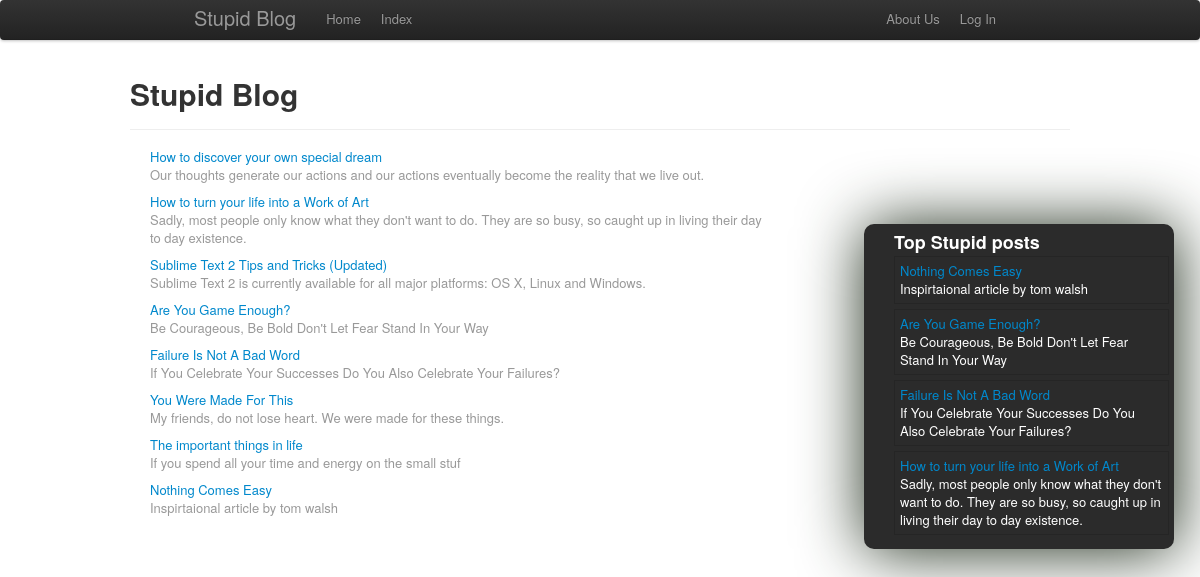
/categories.php, run on the app's committed database.
### tables this page shows
CREATE TABLE IF NOT EXISTS `blog_posts` (
  `id` int(11) NOT NULL AUTO_INCREMENT,
  `title` varchar(255) NOT NULL,
  `post` text NOT NULL,
  `date_posted` date NOT NULL,
  `category` varchar(255) NOT NULL,
  PRIMARY KEY (`id`)
);

### categories.php (the view)
<?php include_once 'assets/includes/_header.php';
	$query = mysql_query("SELECT id,title,category FROM blog_posts ORDER BY id DESC");
	while($row = mysql_fetch_assoc($query)){
		echo "<a href=\"show_blogpost.php?ID=".$row['id']."\">".$row['title']."</a><br>";
		echo "<p class='muted'>".$row['category']."</p>";
	}
	include_once 'assets/includes/_footer.php';
 ?>

### assets/includes/_sidebar.php
<div class="span4 pull-right sidebar">
	<ul class="top-posts">
		<h3>Top Stupid posts</h3>
		<?php
			$query = mysql_query("SELECT id,title,category FROM blog_posts ORDER BY RAND() DESC LIMIT 4") or error_message(mysql_error());
			while($row = mysql_fetch_assoc($query)){
				echo "<div onclick=\"location.href='show_blogpost.php?ID=".$row['id']."'\" style=\"cursor:pointer;\"><li> <a href=\"show_blogpost.php?ID=".$row['id']."\">".$row['title']."</a><br>";
				echo $row['category']."</li></div>";
	}?>
	</ul>
</div>

### assets/custom-style.css (style rules this page uses)
.sidebar { background-color: #2B2B2B; color: #FFFFFF; position: fixed; right: 2em; top: 28%; height: auto; padding: 5px; border-radius: 10px; overflow: hidden; box-shadow: 1px 0.1em 5em #1D2B19; }
.top-posts { list-style: none; }
.top-posts li { padding: 5px; margin-bottom: 5px; border: 1px solid rgba(0, 0, 0, 0.15); }

### data on the page
blog_posts: title "Nothing Comes Easy", category "Inspirtaional article by tom walsh"
blog_posts: title "Are You Game Enough?", category "Be Courageous, Be Bold Don't Let Fear Stand In Your Way"
blog_posts: title "Failure Is Not A Bad Word", category "If You Celebrate Your Successes Do You Also Celebrate Your Failures?"
blog_posts: title "How to turn your life into a Work of Art", category "Sadly, most people only know what they don't want to do. They are so busy, so caught up in living their day to day existence."
blog_posts: title "How to discover your own special dream", category "Our thoughts generate our actions and our actions eventually become the reality that we live out."
blog_posts: title "Sublime Text 2 Tips and Tricks (Updated)", category "Sublime Text 2 is currently available for all major platforms: OS X, Linux and Windows."
blog_posts: title "You Were Made For This", category "My friends, do not lose heart. We were made for these things."
blog_posts: title "The important things in life", category "If you spend all your time and energy on the small stuf"
